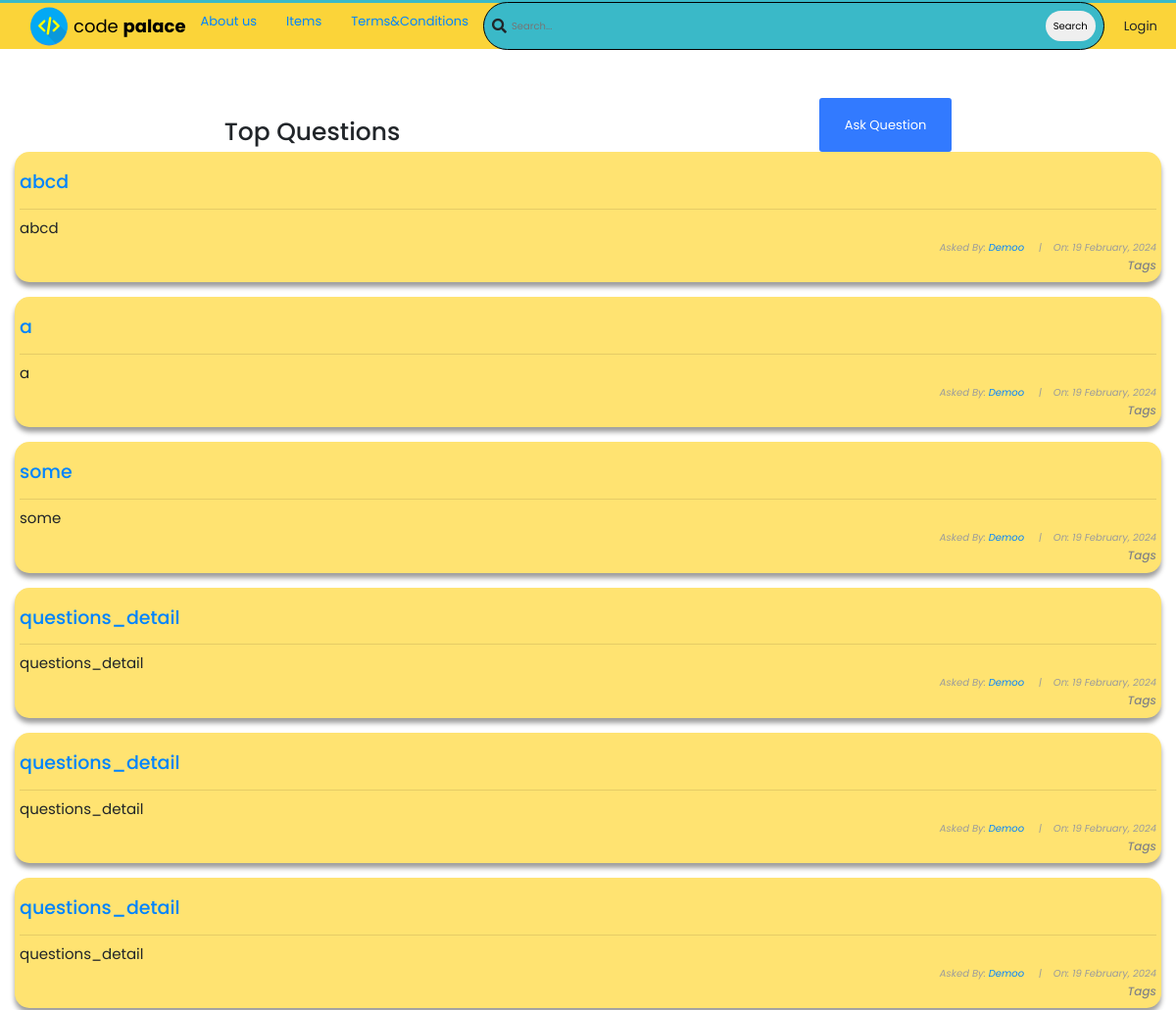
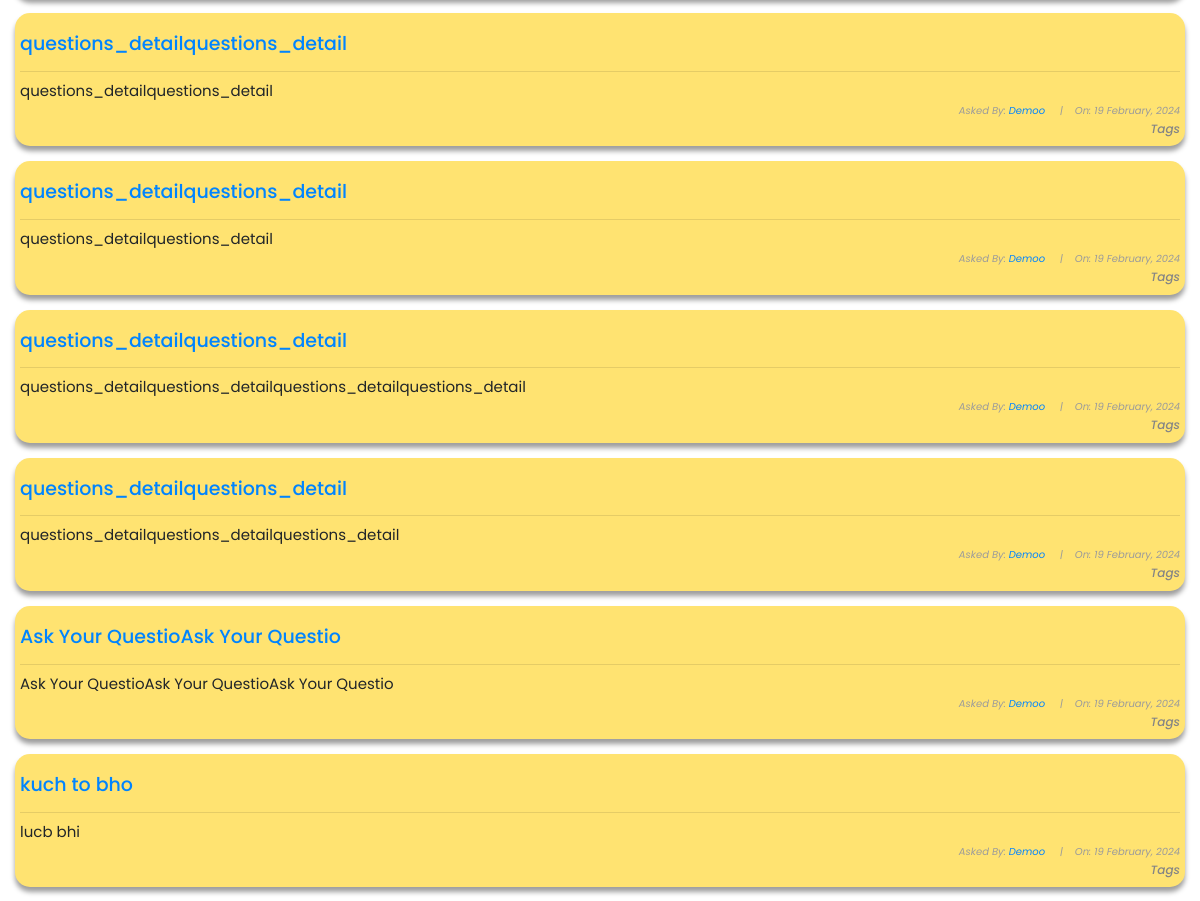
/questions/ (upper part), run on an earlier commit of the app's database (2 pictures, top to bottom).
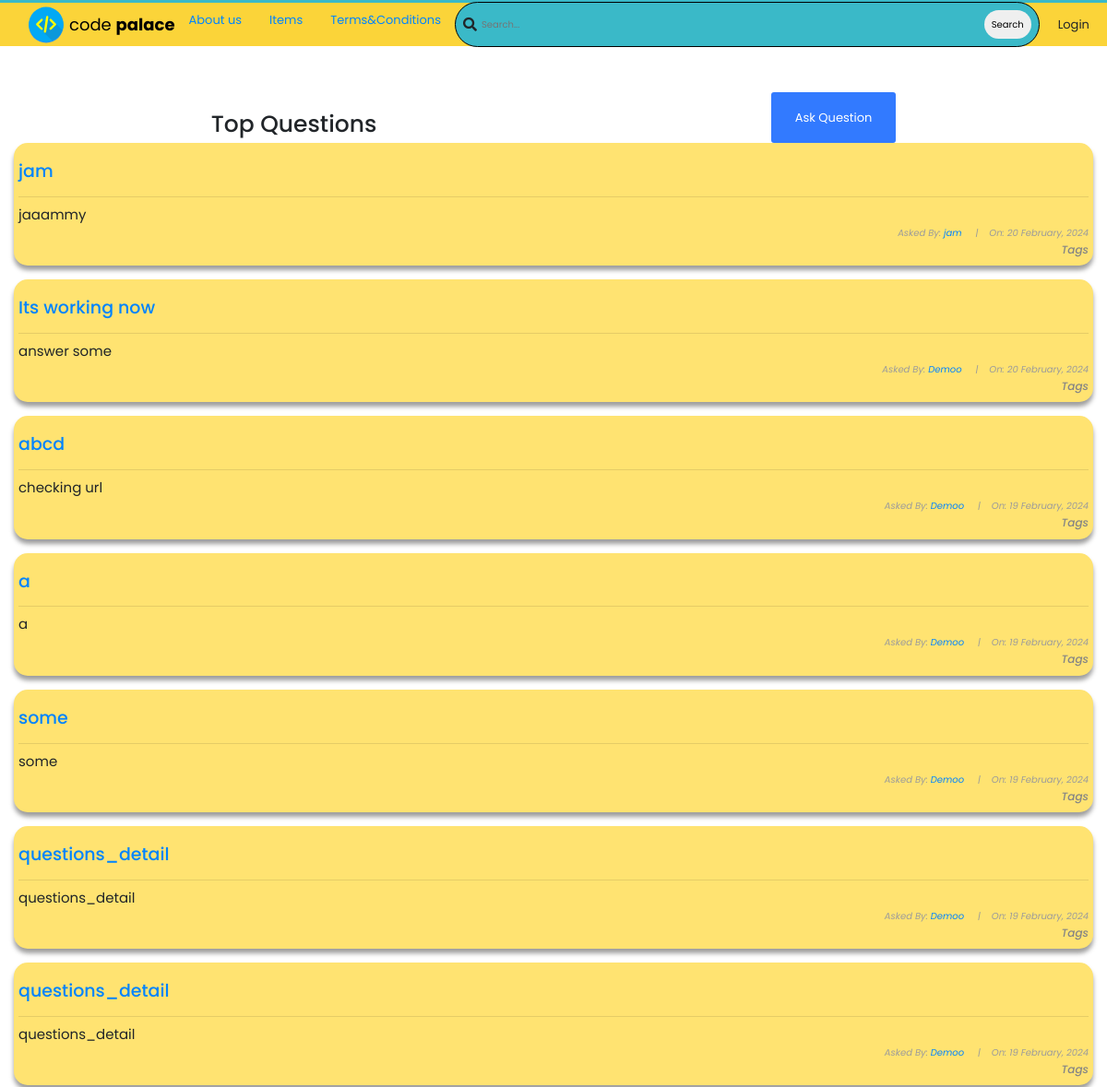
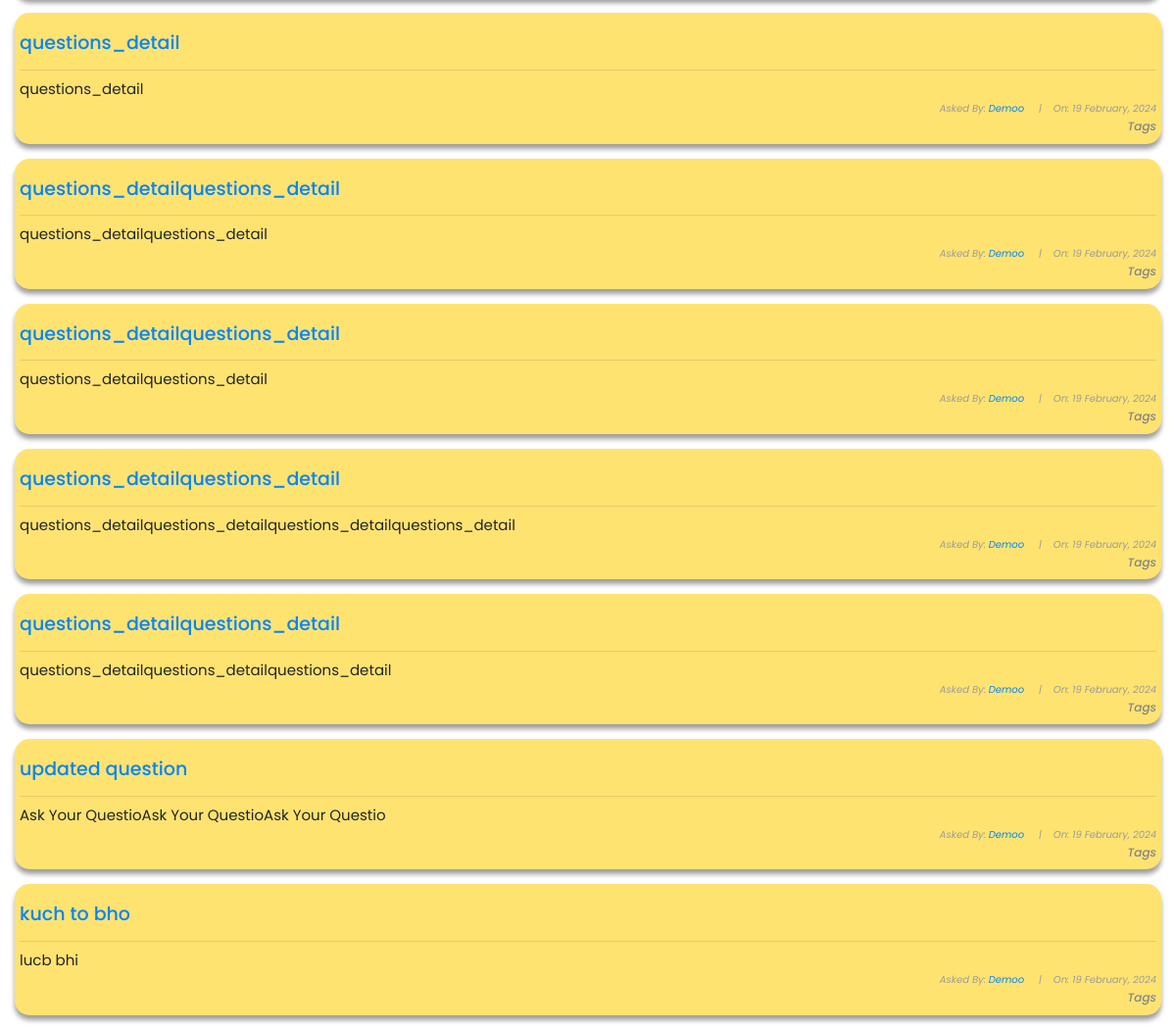
And on a later commit of the database (2 pictures, top to bottom).
### CodePalaceBase/models.py (models this page shows, shortened)
class Question(models.Model):
    user = models.ForeignKey(User, on_delete=models.CASCADE)
    title = models.CharField(max_length=10000)
    content = models.TextField(null=True, blank=True)
    date_created = models.DateTimeField(default=timezone.now)

### CodePalaceBase/views.py (the view)
# urls.py: path('questions/', views.QuestionListView.as_view(), name="questions_list"),
class QuestionListView(ListView):
    model = Question
    context_object_name = 'questions'
    ordering = ['-date_created']

### CodePalaceBase/templates/CodePalaceBase/question_list.html (shortened to what this page needs)
{% extends 'base.html' %} {% block content %}
<!DOCTYPE html>
<html lang="en">
<head>
</head>
<body>
  <div class="container">
    <div id="sub-nav">
      <h1 id="fh1">Top Questions</h1>
      <button class="btn" id="logout-btn">
        <a id="fa" {% if user.is_authenticated %} href="{% url 'CodePalaceBase:question_create' %}" {% else %}
          href="{% url 'login' %}" {% endif %} style="color: white; text-decoration: none">Ask Question</a>
      </button>
    </div>
    <div class="list-question">
      <div class="questions">
        {% for question in questions %}
        <div class="container question">
          <div id="title-sec" style="display: flex; align-items: center">
            <h3 id="fh3">
              <a href="{% url 'CodePalaceBase:questions_detail' question.id%}">{{question.title}}</a>
            </h3>
          </div>
          <hr />
          {% if question.content|wordcount <= 10 %} <h6 id="fh6" style="text-align: left">{{ question.content }}</h6>
            {% else %}
            <h6 id="fh6" style="text-align: left">
              {{ question.content|truncatewords:10 }}
              <a href="{% url 'CodePalaceBase:questions_detail' question.id%}">Read More.</a>
            </h6>
            {% endif %}
            <h6 id="fh6" style="
                font-size: 10px;
                font-style: italic;
                color: rgb(155, 155, 155);
              ">
              Asked By:
              <a href="{% url 'CodePalaceBase:profiles' question.user.profile.id %}">{{ question.user }} </a>
              &nbsp;&nbsp;&nbsp; |&nbsp;&nbsp;&nbsp; On:
              {{question.date_created | date:"j F, Y"}}
            </h6>
            <h5 style="text-align: right; font-size: 12px; font-style: italic">
              Tags
            </h5>
        </div>
        <br />
        {% endfor %}
      </div>
    </div>
  </div>
</body>
</html>
{% endblock content %}

What changed in the data, as far as the page shows it:
added Question: title "jam", content "jaaammy", user "jam", date_created "20 February, 2024"
added Question: title "Its working now", content "answer some", user "Demoo", date_created "20 February, 2024"
changed Question "abcd": content "abcd" → "checking url"
changed Question "Ask Your QuestioAsk Your QuestioAsk Your Questio": title "Ask Your QuestioAsk Your Questio" → "updated question"
